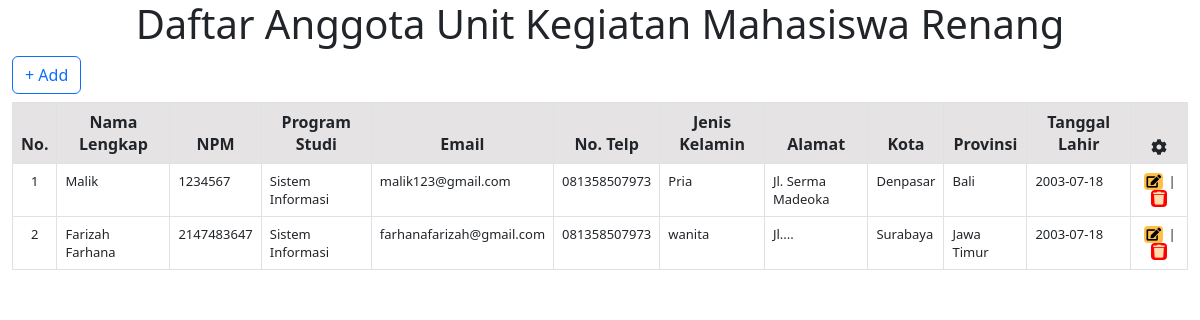
The page / on the database its author committed.
### tables this page shows
CREATE TABLE `customer` (
  `no` int(11) NOT NULL,
  `nama` varchar(50) NOT NULL,
  `npm` int(11) NOT NULL,
  `prodi` varchar(50) NOT NULL,
  `email` varchar(50) NOT NULL,
  `phone` text NOT NULL,
  `gender` varchar(20) NOT NULL,
  `address` varchar(30) NOT NULL,
  `city` varchar(30) NOT NULL,
  `province` varchar(50) NOT NULL,
  `ttl` date NOT NULL
);

### index.php (the view, shortened to what this page needs)
<?php
	include "koneksi.php";
?>
<html>
	<head>
		<link rel="stylesheet" href="assets/fas/css/all.css">
		<link rel="stylesheet" href="style.css">
		<link rel="stylesheet" href="assets/bootstrap/css/bootstrap.min.css">
	</head>
	<body>
		<h1 align="center">Daftar Anggota Unit Kegiatan Mahasiswa Renang</h1>
		<div class="container-fluid">
			<a href="form.php"><button type="button" class="btn btn-outline-primary">+ Add</button></a>
			<table class="table table-bordered" align="center">
				<thead class="thead-light">
					<tr style="background-color: #e5e3e3; color: black:" align="center">
						<th>No. </th>
						<th>Nama Lengkap</th>
						<th>NPM</th>
						<th>Program Studi</th>
						<th>Email</th>
						<th>No. Telp</th>
						<th>Jenis Kelamin</th>
						<th>Alamat</th>
						<th>Kota</th>
						<th>Provinsi</th>
						<th>Tanggal Lahir</th>
						<th><i class="fas fa-cog"></i></th>
					</tr>
				</thead>
					<?php
					$query = mysqli_query($conn, "SELECT * FROM customer")or die(mysql_error());
					$no = 1;
					while($data = mysqli_fetch_array($query)){
					?>
				<tbody>
						<tr>
							<td align="center"> <?php echo $no++; ?> </td>
							<td> <?php echo $data ["nama"]; ?> </td>
							<td> <?php echo $data["npm"]; ?> </td>
							<td> <?php echo $data["prodi"]; ?> </td>
							<td> <?php echo $data["email"]; ?> </td>
							<td> <?php echo $data["phone"]; ?> </td>
							<td> <?php echo $data["gender"]; ?> </td>
							<td> <?php echo $data["address"]; ?> </td>
							<td> <?php echo $data["city"]; ?> </td>
							<td> <?php echo $data["province"]; ?> </td>
							<td> <?php echo $data["ttl"]; ?> </td>
							<td align="center"><a href="edit.php?no=<?php echo $data['no']; ?>" class="btnu"><i class="fas fa-edit"></i></a> |
									<a href="hapus.php?no=<?php echo $data['no']; ?>" class="btnu"><i class="fas fa-trash"></i></a>
								</td>
							<?php } ?>
						</tr>
					</tbody>
			</table>
		</div>
	</body>
</html>

### assets/fas/css/all.css (style rules this page uses)
.fa, .fas, .far, .fal, .fad, .fab { -moz-osx-font-smoothing: grayscale; -webkit-font-smoothing: antialiased; display: inline-block; font-style: normal; font-variant: normal; text-rendering: auto; line-height: 1; }
.fa-cog:before { content: "\f013"; }
.fa-edit:before { content: "\f044"; }
.fa-trash:before { content: "\f1f8"; }
.fa, .fas { font-family: 'Font Awesome 5 Free'; font-weight: 900; }

### assets/css/style.css (style rules this page uses)
tbody { font-size: small; }
button.btn.btn-outline-primary { margin-bottom: 8px; }
.btnu { color: black; margin: 0px 2px; text-decoration: none; }
i.fas.fa-edit { color: black; background-color: #ffbf4b; padding: 2px; border-radius: 4px; }
i.fas.fa-trash { color: navajowhite; background-color: red; padding: 2px; border-radius: 4px; }

### rows shown on the page
customer: nama "Malik", npm "1234567", prodi "Sistem Informasi", email "malik123@gmail.com", phone "081358507973", gender "Pria", address "Jl. Serma Madeoka", city "Denpasar", province "Bali", ttl "2003-07-18"
customer: nama "Farizah Farhana", npm "2147483647", prodi "Sistem Informasi", email "farhanafarizah@gmail.com", phone "081358507973", gender "wanita", address "Jl....", city "Surabaya", province "Jawa Timur", ttl "2003-07-18"
